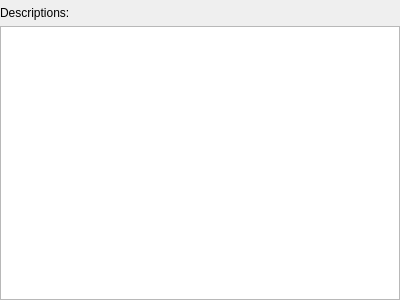
<?xml version="1.0" encoding="UTF-8"?>
<ui version="4.0">
 <class>FlowGraphProperties</class>
 <widget class="QWidget" name="FlowGraphProperties">
  <property name="geometry">
   <rect>
    <x>0</x>
    <y>0</y>
    <width>400</width>
    <height>300</height>
   </rect>
  </property>
  <property name="sizePolicy">
   <sizepolicy hsizetype="Preferred" vsizetype="Fixed">
    <horstretch>0</horstretch>
    <verstretch>0</verstretch>
   </sizepolicy>
  </property>
  <property name="windowTitle">
   <string>Form</string>
  </property>
  <layout class="QVBoxLayout" name="verticalLayout">
   <property name="leftMargin">
    <number>0</number>
   </property>
   <property name="topMargin">
    <number>0</number>
   </property>
   <property name="rightMargin">
    <number>0</number>
   </property>
   <property name="bottomMargin">
    <number>0</number>
   </property>
   <item>
    <widget class="QWidget" name="propertyTree" native="true">
     <property name="sizePolicy">
      <sizepolicy hsizetype="Preferred" vsizetype="Fixed">
       <horstretch>0</horstretch>
       <verstretch>0</verstretch>
      </sizepolicy>
     </property>
    </widget>
   </item>
   <item>
    <widget class="QLabel" name="label_2">
     <property name="text">
      <string>Descriptions:</string>
     </property>
    </widget>
   </item>
   <item>
    <widget class="QTextEdit" name="graphDescription">
     <property name="readOnly">
      <bool>true</bool>
     </property>
    </widget>
   </item>
  </layout>
 </widget>
 <resources/>
 <connections/>
</ui>
